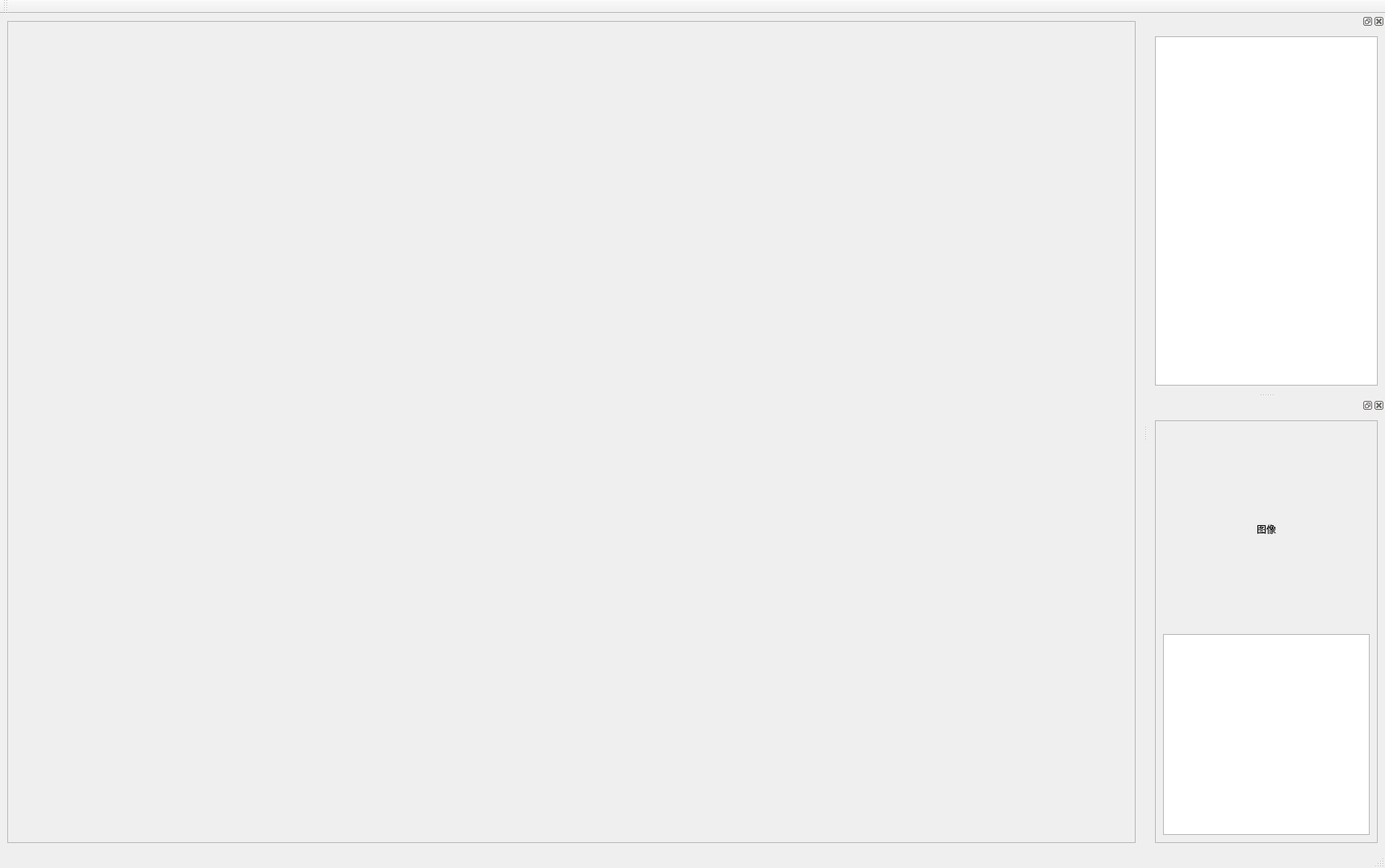
<?xml version="1.0" encoding="UTF-8"?>
<ui version="4.0">
 <class>MainWindow</class>
 <widget class="QMainWindow" name="MainWindow">
  <property name="geometry">
   <rect>
    <x>0</x>
    <y>0</y>
    <width>1716</width>
    <height>1076</height>
   </rect>
  </property>
  <property name="windowTitle">
   <string>远程控制</string>
  </property>
  <property name="windowIcon">
   <iconset>
    <normaloff>res/头盔.png</normaloff>res/头盔.png</iconset>
  </property>
  <property name="styleSheet">
   <string notr="true"/>
  </property>
  <widget class="QWidget" name="centralwidget">
   <layout class="QVBoxLayout" name="verticalLayout_2">
    <item>
     <layout class="QVBoxLayout" name="verticalLayout">
      <item>
       <layout class="QHBoxLayout" name="horizontalLayout">
        <item>
         <widget class="QFrame" name="frame">
          <property name="sizePolicy">
           <sizepolicy hsizetype="Preferred" vsizetype="Preferred">
            <horstretch>3</horstretch>
            <verstretch>0</verstretch>
           </sizepolicy>
          </property>
          <property name="frameShape">
           <enum>QFrame::StyledPanel</enum>
          </property>
          <property name="frameShadow">
           <enum>QFrame::Raised</enum>
          </property>
          <layout class="QVBoxLayout" name="verticalLayout_6">
           <item>
            <layout class="QVBoxLayout" name="verticalLayout_xyz"/>
           </item>
          </layout>
         </widget>
        </item>
       </layout>
      </item>
     </layout>
    </item>
   </layout>
  </widget>
  <widget class="QStatusBar" name="statusbar">
   <property name="styleSheet">
    <string notr="true"/>
   </property>
  </widget>
  <widget class="QToolBar" name="toolBar">
   <property name="windowTitle">
    <string>toolBar</string>
   </property>
   <property name="styleSheet">
    <string notr="true"/>
   </property>
   <attribute name="toolBarArea">
    <enum>TopToolBarArea</enum>
   </attribute>
   <attribute name="toolBarBreak">
    <bool>false</bool>
   </attribute>
  </widget>
  <widget class="QDockWidget" name="dockWidget_2">
   <attribute name="dockWidgetArea">
    <number>2</number>
   </attribute>
   <widget class="QWidget" name="dockWidgetContents_2">
    <layout class="QVBoxLayout" name="verticalLayout_5">
     <item>
      <layout class="QVBoxLayout" name="verticalLayout_camera"/>
     </item>
     <item>
      <widget class="QGraphicsView" name="graphicsView"/>
     </item>
    </layout>
   </widget>
  </widget>
  <widget class="QDockWidget" name="dockWidget_3">
   <attribute name="dockWidgetArea">
    <number>2</number>
   </attribute>
   <widget class="QWidget" name="dockWidgetContents_3">
    <layout class="QVBoxLayout" name="verticalLayout_8">
     <item>
      <widget class="QFrame" name="frame_4">
       <property name="sizePolicy">
        <sizepolicy hsizetype="Preferred" vsizetype="Preferred">
         <horstretch>0</horstretch>
         <verstretch>2</verstretch>
        </sizepolicy>
       </property>
       <property name="frameShape">
        <enum>QFrame::StyledPanel</enum>
       </property>
       <property name="frameShadow">
        <enum>QFrame::Raised</enum>
       </property>
       <layout class="QVBoxLayout" name="verticalLayout_9">
        <item>
         <layout class="QVBoxLayout" name="verticalLayout_123"/>
        </item>
        <item>
         <widget class="QLabel" name="label">
          <property name="sizePolicy">
           <sizepolicy hsizetype="Expanding" vsizetype="Expanding">
            <horstretch>1</horstretch>
            <verstretch>1</verstretch>
           </sizepolicy>
          </property>
          <property name="layoutDirection">
           <enum>Qt::LeftToRight</enum>
          </property>
          <property name="text">
           <string>图像</string>
          </property>
          <property name="alignment">
           <set>Qt::AlignCenter</set>
          </property>
         </widget>
        </item>
        <item>
         <widget class="QListWidget" name="listWidget">
          <property name="sizePolicy">
           <sizepolicy hsizetype="Expanding" vsizetype="Expanding">
            <horstretch>1</horstretch>
            <verstretch>1</verstretch>
           </sizepolicy>
          </property>
         </widget>
        </item>
       </layout>
      </widget>
     </item>
    </layout>
   </widget>
  </widget>
 </widget>
 <resources/>
 <connections/>
</ui>
